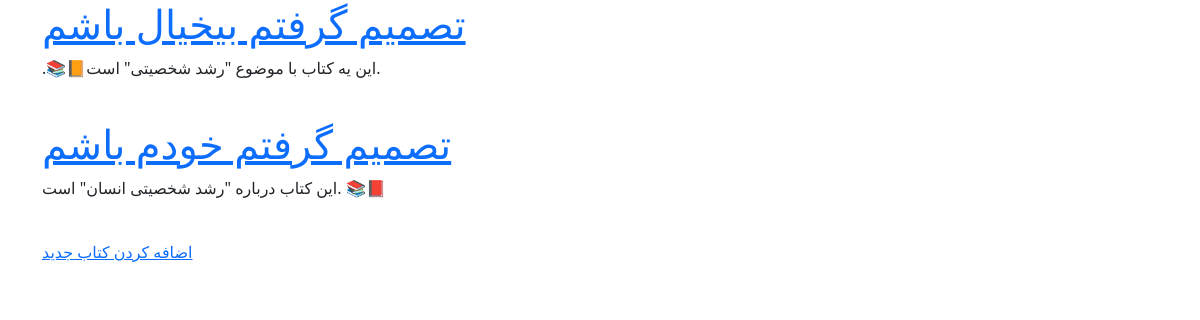
/books/, run on an earlier commit of the app's database.
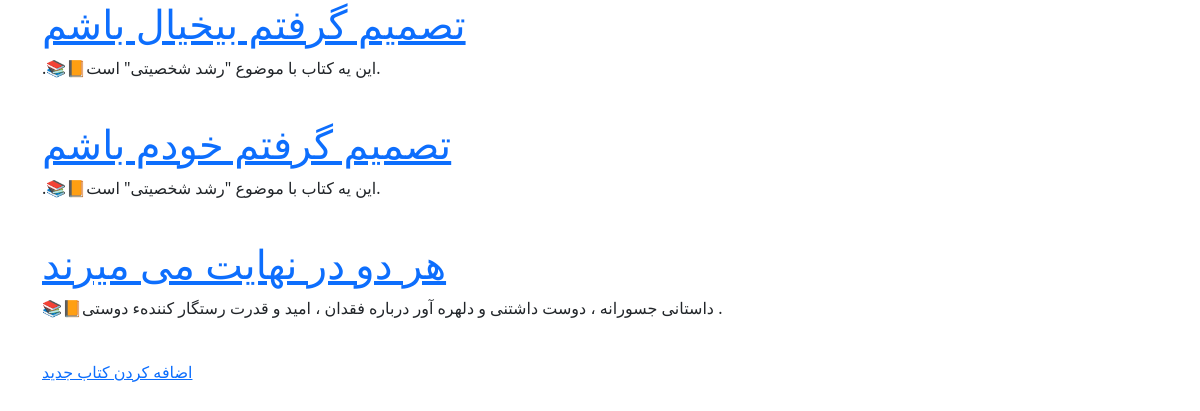
And on a later commit of the database.
### books/models.py (models this page shows, shortened)
class Book(models.Model):
    title = models.CharField(max_length=200)
    author = models.CharField(max_length=200)
    description = models.TextField()
    price = models.DecimalField(max_digits=5, decimal_places=2)
    def get_absolute_url(self):
        return reverse('book_detail', args=[self.id])

### books/views.py (the view)
# urls.py: path('', BookListView.as_view(), name='book_list'),
class BookListView(generic.ListView):
    model = Book
    template_name = 'books/book_list.html'
    context_object_name = 'books'

### books/templates/books/book_list.html (shortened to what this page needs)
{% extends '_base.html' %}
{% block content %}
	{% for book in books %}
        <a href="{{ book.get_absolute_url }}"><h1>{{ book.title }}</h1></a>
        <p>{{ book.description }}</p>
        <br>
	{% endfor %}
    <a href="{% url 'book_create' %}">اضافه کردن کتاب جدید</a>
{% endblock content %}

### templates/_base.html (shortened to what this page needs)
<!doctype html>
<html lang="en">
<head>
    <link href="https://cdn.jsdelivr.net/npm/bootstrap@5.0.2/dist/css/bootstrap.min.css" rel="stylesheet">
</head>
<body>
<div class="container">
    {% block content %}
    {% endblock content %}
</div>
</body>
</html>

What changed in the data, as far as the page shows it:
changed Book "تصمیم گرفتم خودم باشم": description "این کتاب درباره \"رشد شخصیتی انسان\" است. 📚📕" → ".📚📙این یه کتاب با موضوع \"رشد شخصیتی\" است."
added Book: title "هر دو در نهایت می میرند", description "📚📙داستانی جسورانه ، دوست داشتنی و دلهره آور درباره فقدان ، امید و قدرت رستگار کنندهء دوستی ."
